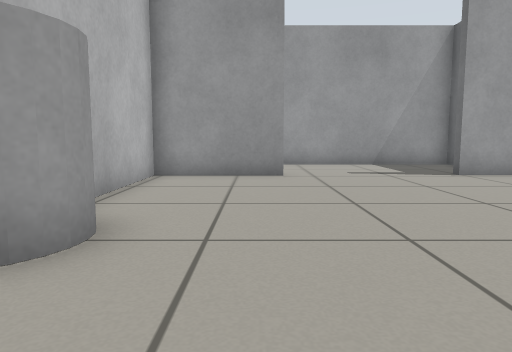
view 1 (above)

12 first-person views from a walk through a Gazebo world. The camera is 0.5 m above the floor, tilts 6° down and sees 70° across. The floor is counted in squares, 0.5 m on a side. Each view is taken from the middle of a square. On the plan, view 1 faces up. The plan holds only what a view shows up to about 13 squares ahead; the rest is blank.

view 2
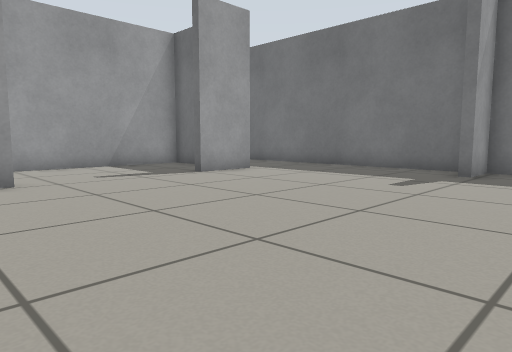

view 3
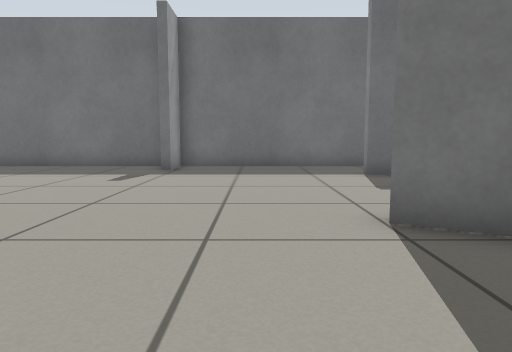

view 4
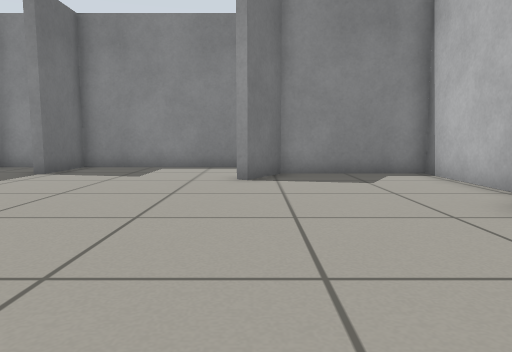

view 5
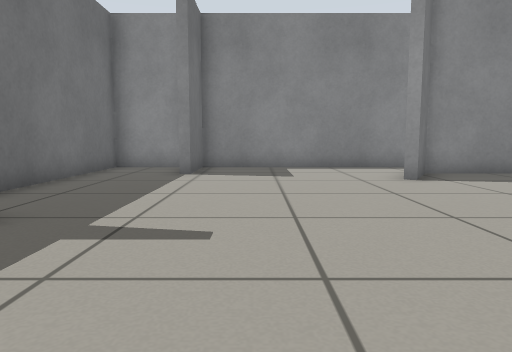

view 6
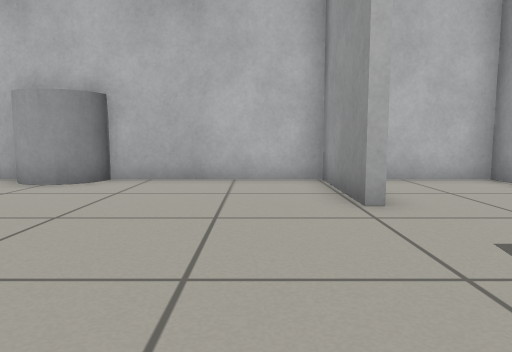

view 7
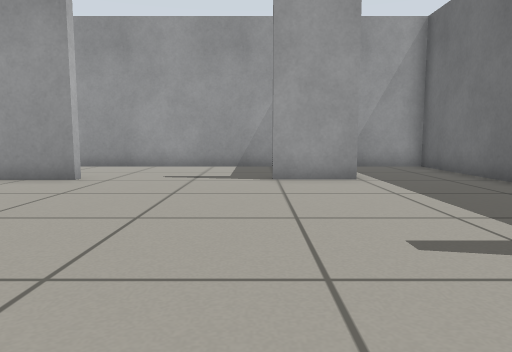

view 8
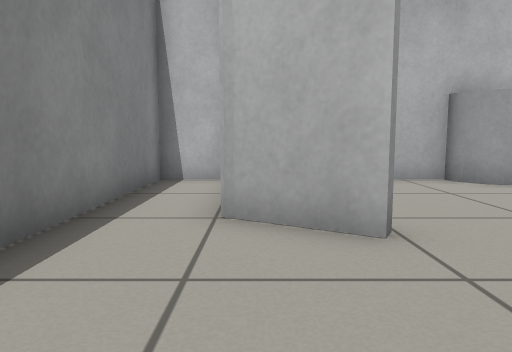

view 9
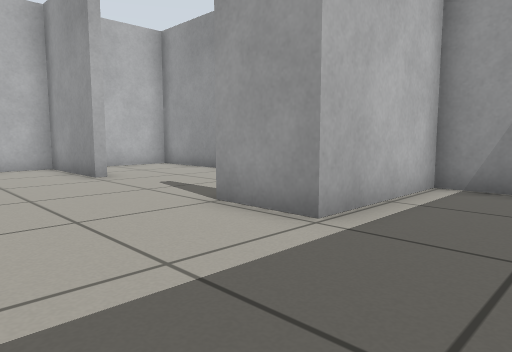

view 10
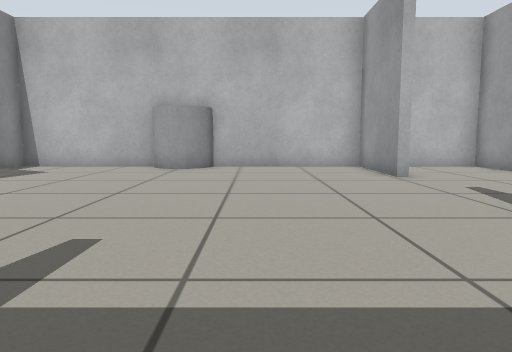

view 11
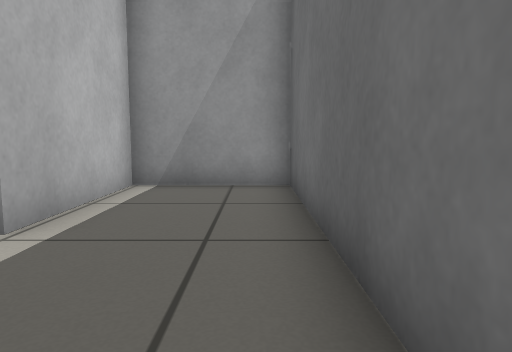

view 12
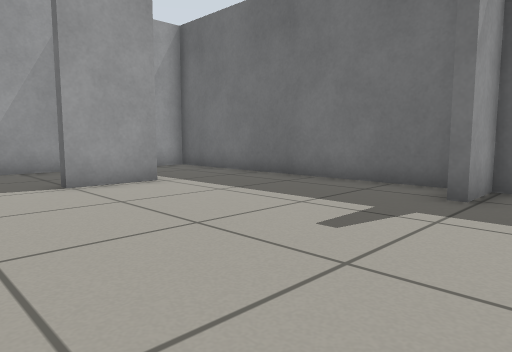

### Floor plan
Points are (right, up) in squares from view 1. A wall is a line through its corners. A room is listed if a view was taken in it or the views show most of it. See-through windows are left out.
Room 1 (views 1, 2, 3, 4, 5, 6, 7, 8, 9, 10, 11, 12)
walls: (0.7, 10) (0.7, 9.7) (-2.7, 9.7) (-2.7, 4.4); (10.7, 4.3) (10.7, 13.6) (7.4, 13.6) (7.4, 9.7) (5.4, 9.7); (-2.7, 2.6) (-2.7, -2.1) (1.3, -2.1) (2.2, -0.6) (2.5, -0.7) (1.4, -2.5); (6.6, 13.6) (-2.7, 13.6) (-2.7, 11.1); (-2.7, -2.8) (-2.7, -4.3) (7.8, -4.3) (7.8, -1.9); (8.5, -4.3) (10.7, -4.3) (10.7, 3.6) (9.2, 3.6) (9.2, 4)
objects: grey cylinder (-3, 3) to (-2, 4)

Positions as (right, up) in squares from view 1, and headings:
1: (0, 0), facing up
2: (-1, 1), facing up-right
3: (-2, 1), facing right
4: (2, 8), facing down
5: (6, 8), facing down
6: (6, 8), facing left
7: (5, 1), facing up
8: (6, -2), facing left
9: (10, 6), facing up-left
10: (10, 6), facing left
11: (10, 6), facing up
12: (3, 2), facing up-right
